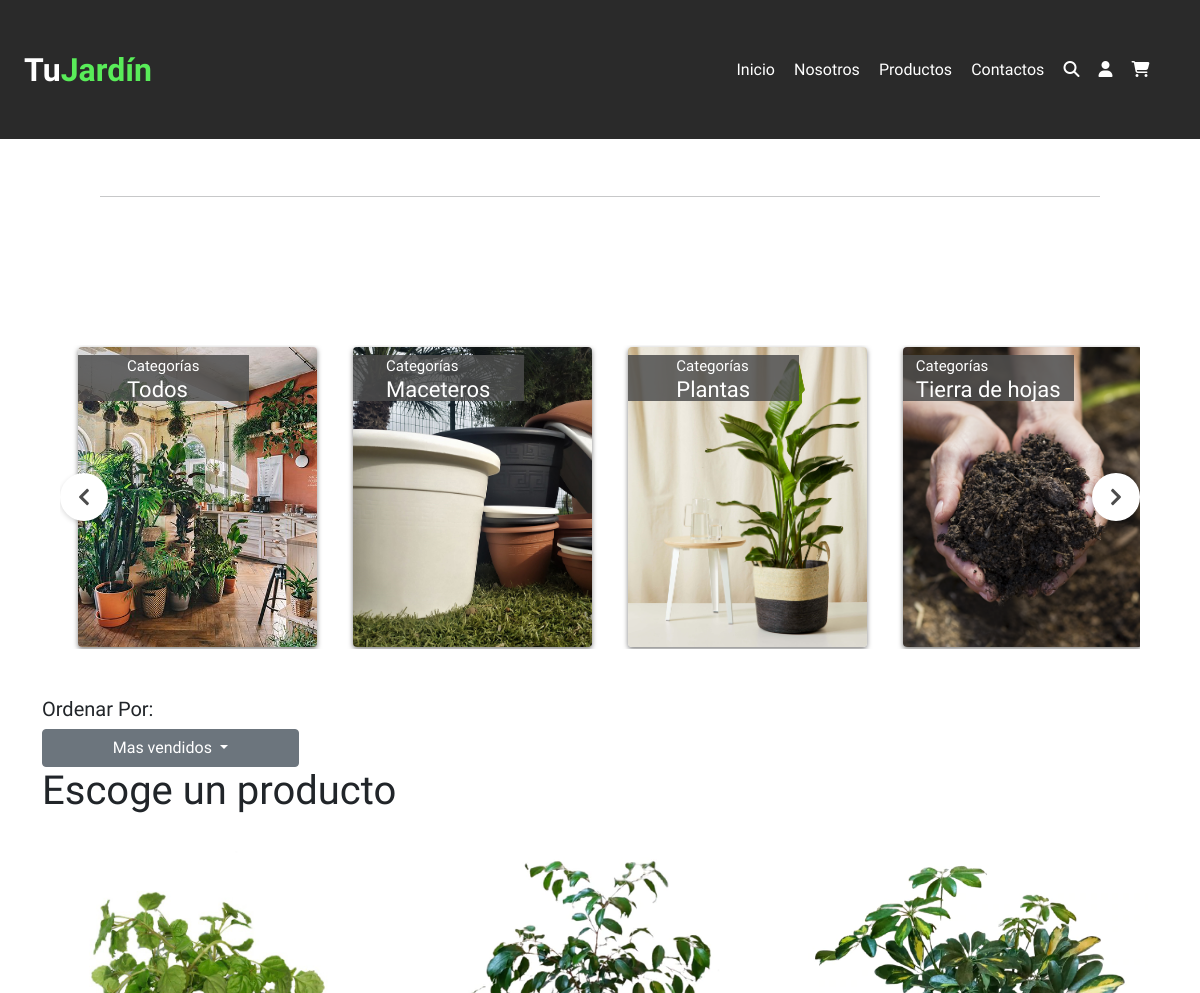
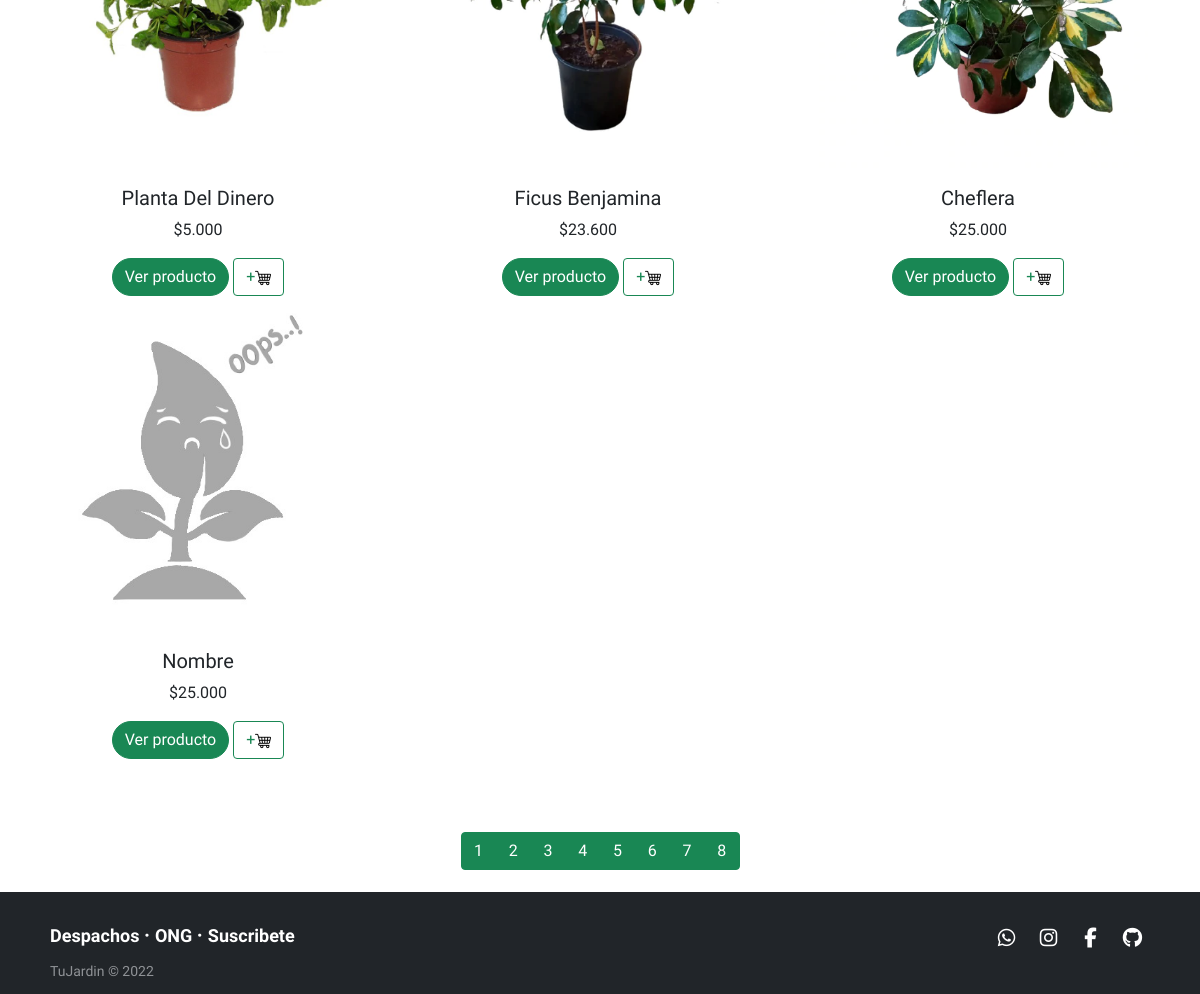
/productos, run on an earlier commit of the app's database (2 pictures, top to bottom).
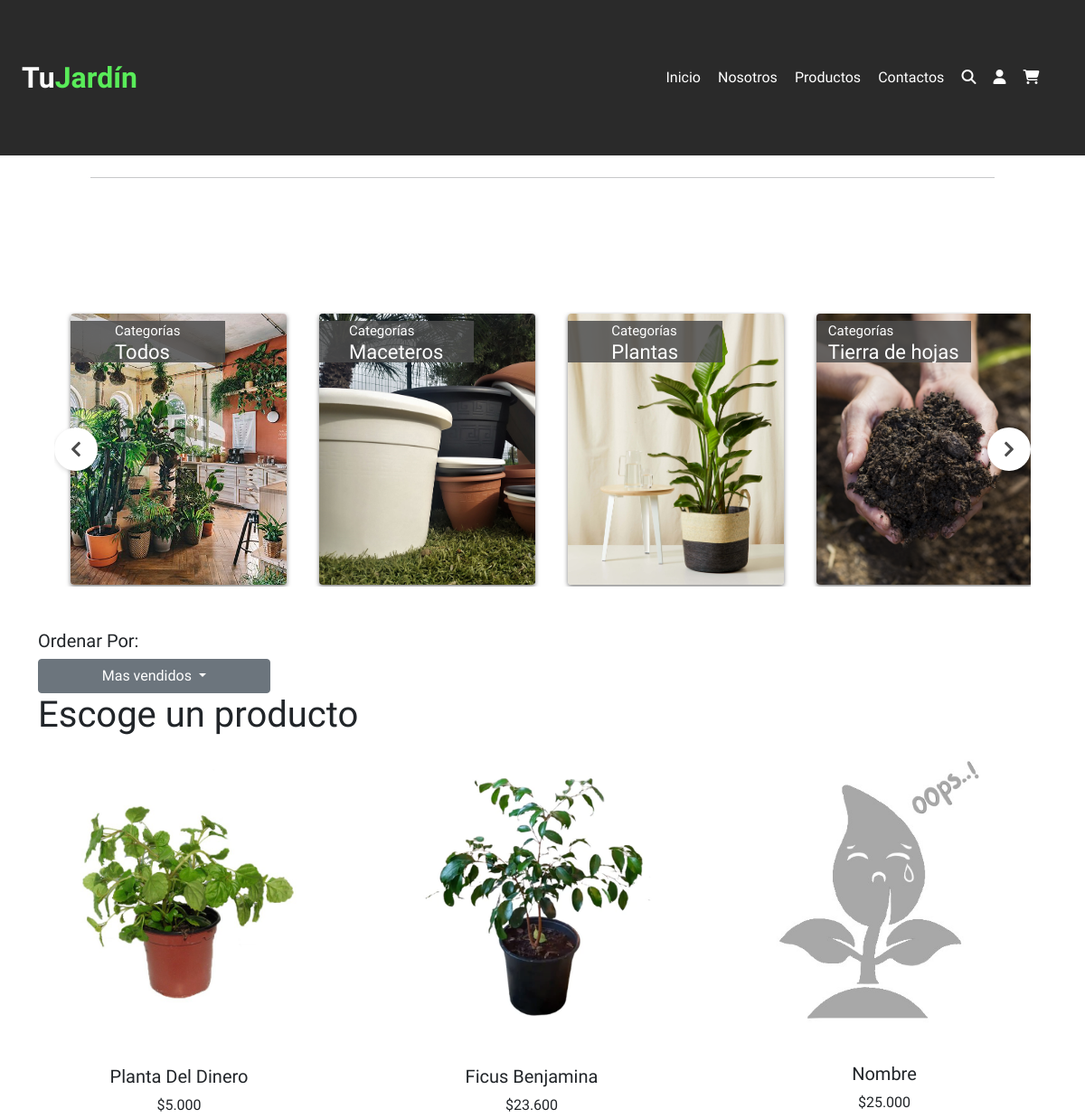
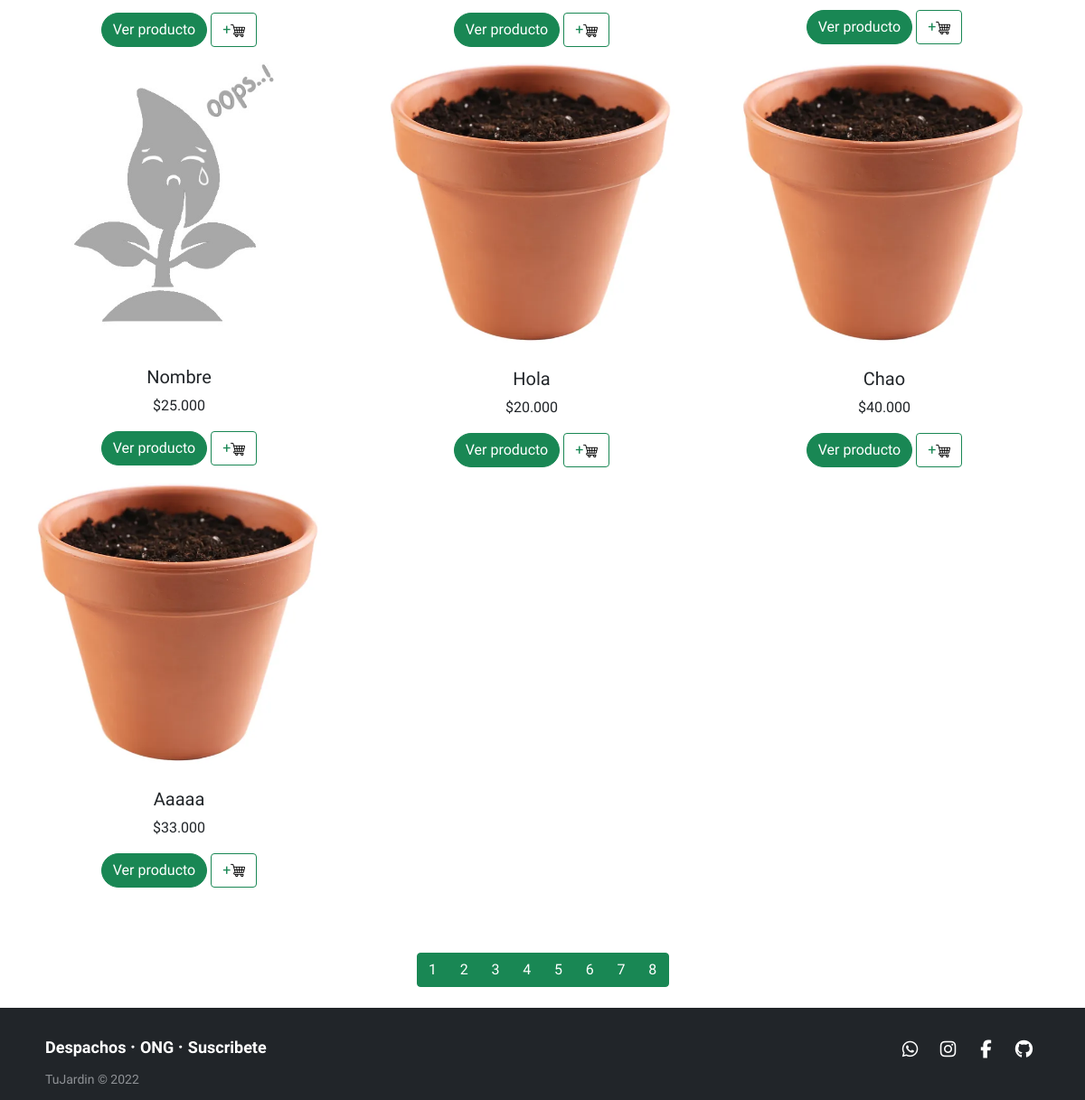
And on a later commit of the database (2 pictures, top to bottom).
### core/models.py (models this page shows, shortened)
class Producto(models.Model):
    idProducto = models.AutoField(primary_key=True,verbose_name='id de Producto')
    nombre_prod = models.CharField(max_length=40,verbose_name='Nombre_prod')
    imagen_prod = models.ImageField(upload_to="Productos", null=True, blank=True) #python -m pip install Pillow   eso me lo pidio
    descripcion_prod = models.TextField(verbose_name='Descripcion')
    cantidad_prod = models.IntegerField(verbose_name='Cantidad de productos')
    precio_prod = models.IntegerField(verbose_name='Precio')
    categoria = models.ForeignKey(Categoria, null=True, blank=True, on_delete=models.CASCADE)

### core/views.py (the view)
# urls.py: path('productos', productos, name='productos'),
def productos(request):
    productos= Producto.objects.all()
    datos = {
        'productos': productos
    }
    return render(request, 'core/Productos.html', datos)

### core/models.py (called while the page is built)
    def __str__(self):
        return self.nombreCategoria

### core/templates/core/Productos.html (shortened to what the changed rows need)
<!doctype html>
<html lang="es">
 {% load static %}
  <head>
    <link href="https://cdn.jsdelivr.net/npm/bootstrap@5.1.3/dist/css/bootstrap.min.css" rel="stylesheet">
    <link rel="stylesheet" href="https://cdn.jsdelivr.net/npm/bootstrap-icons@1.8.1/font/bootstrap-icons.css">
    <link rel="stylesheet" href="https://cdnjs.cloudflare.com/ajax/libs/twitter-bootstrap/4.1.3/css/bootstrap.min.css">
    <link rel="stylesheet" href="https://cdnjs.cloudflare.com/ajax/libs/ionicons/2.0.1/css/ionicons.min.css">
    <link rel="stylesheet" href={% static "core/css/productos.css"%}>
    <link rel="stylesheet" href={% static "core/css/Menu.css"%}>
</head>
<body id="fb">
    {% include 'core/navBar.html'%}
    <dt class="pad_letras">
      <h1 class="text-center h1 fw-bold mb-5 mx-1 mx-md-4 mt-4" >Nuestros Productos</h1>
    </dt>
    <div class="container" >
      <h1>Escoge un producto</h1>
  </div>
 {% load humanize %}
<div class="row col-xl-12 col-lg-12 col-md-12 col-sm-12" >
{% for p in productos %}
  <div class="col product text-center col-xl-4 col-lg-6 col-md-6 col-sm-12">
    <section class="products-list" >
                  <div>
                    <div class="product-item" category={{ p.categoria }}>
                    {% if p.imagen_prod %}
                    <img id="container" class="img-fluid mb-3 fotito" src="{{p.imagen_prod.url}}" alt="{{p.nombre_prod}}">
                    {% endif%}
                    {% if not p.imagen_prod %}
                    <img id="container" class="img-fluid mb-3 fotito" src={% static "core/img/IMG.png" %} alt="{{p.nombre_prod}}">
                    {% endif%}
                    <h5 class="card-title">{{ p.nombre_prod | title }}</h5>
                    <p class="card-text">${{ p.precio_prod | intcomma}}</p>
                    <button type="button" class="btn rounded-pill btn-success " data-bs-toggle="modal" data-bs-target="#myModal{{ p.idProducto }}">Ver producto</button>
<button class="btn btn-outline-success">+<img class="nav-svg" src={% static "core/img/Carrito.png" %} data-bs-toggle="tooltip" data-bs-placement="top" title="Agregar al Carrito" alt="Shopping Cart"></button>
</div>
                  </div>
                  </div>
                  {% endfor %}
                </div>
</body>
</html>

What changed in the data, as far as the page shows it:
changed Producto (number 3 of 7 on the later page): nombre_prod "Cheflera" → "Nombre"; imagen_prod: picture removed
added Producto: imagen_prod (picture), nombre_prod "Hola", precio_prod "20.000"
added Producto: imagen_prod (picture), nombre_prod "Chao", precio_prod "40.000"
added Producto: imagen_prod (picture), nombre_prod "Aaaaa", precio_prod "33.000"
